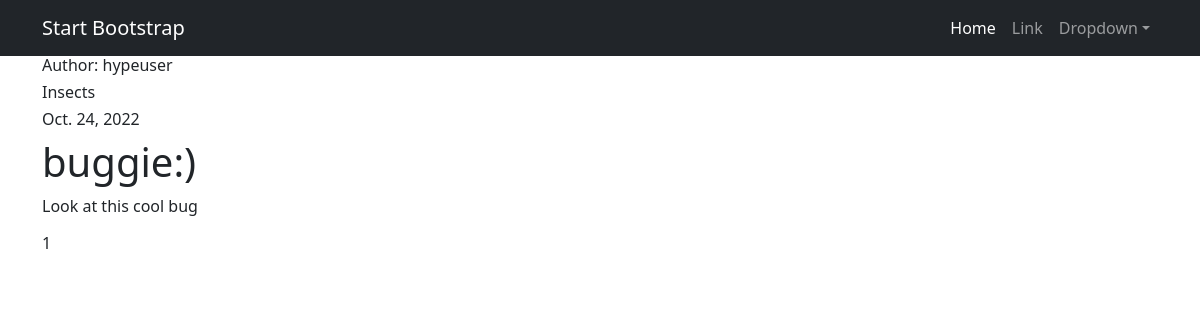
/posts/1, run on the app's committed database.
### news/models.py (models this page shows, shortened)
class Post(models.Model):
    author = models.ForeignKey(User, on_delete=models.CASCADE)
    subhub = models.ForeignKey(SubHub, on_delete=models.CASCADE)
    rating = models.IntegerField(default=0)
    content = models.TextField(max_length=1024)
    header = models.TextField(max_length=128)
    date = models.DateField(auto_now_add=True)
    ARTICLE = "AR"
    NEWS = "NE"
    ELSE = "EL"
    RESTRICTION_CHOICES = [
        (ARTICLE, "Article"),
        (NEWS, "News"),
        (ELSE, "Else")
    ]
    restriction = models.CharField(
        max_length=2,
        choices=RESTRICTION_CHOICES,
        default=ELSE
    )

class SubHub(models.Model):
    name = models.CharField(max_length=128, unique=True)
    description = models.TextField(max_length=256)
    post_count = models.IntegerField(default=0)

### news/views.py (the view)
# urls.py: path('<int:pk>', PostDetail.as_view(), name='post_detail'),
class PostDetail(DetailView):
    model = Post
    template_name = 'flatpages/post.html'
    context_object_name = 'post'

### news/templatetags/custom_filters.py (called while the page is built)
@register.filter()
def curse_filter(string_to_check):
    checked_string = ''
    for word in string_to_check.split():
        for check_word in CENSORED_WORDS:
            if check_word in word.lower():
                last_chars = ''
                for char in reversed(word):
                    if char not in string.punctuation:
                        break
                    last_chars += char
                last_chars = last_chars[::-1]
                new_word = word[0] + (len(word.translate(str.maketrans('', '', string.punctuation))) - 1) * "*"
                checked_string += new_word + f"{last_chars} "
                break
        else:
            checked_string += word + " "
    return checked_string

### templates/flatpages/post.html (shortened to what this page needs)
{% extends 'flatpages/default.html' %}
{% load custom_filters %}
{% block content %}
    <div>
        <h6>Author: {{ post.author.username }}</h6>
        <h6>{{ post.subhub.name }}</h6>
        <h6>{{ post.date }}</h6>
        <h1>{{ post.header|curse_filter }}</h1>
        {{ post.content|curse_filter }}
        <h6>
            {{ post.rating }}
        </h6>
    </div>
{% endblock content %}

### data on the page
Post: author.username "hypeuser", subhub.name "Insects", date "Oct. 24, 2022", header|curse_filter "buggie:)", content|curse_filter "Look at this cool bug", rating "1"
